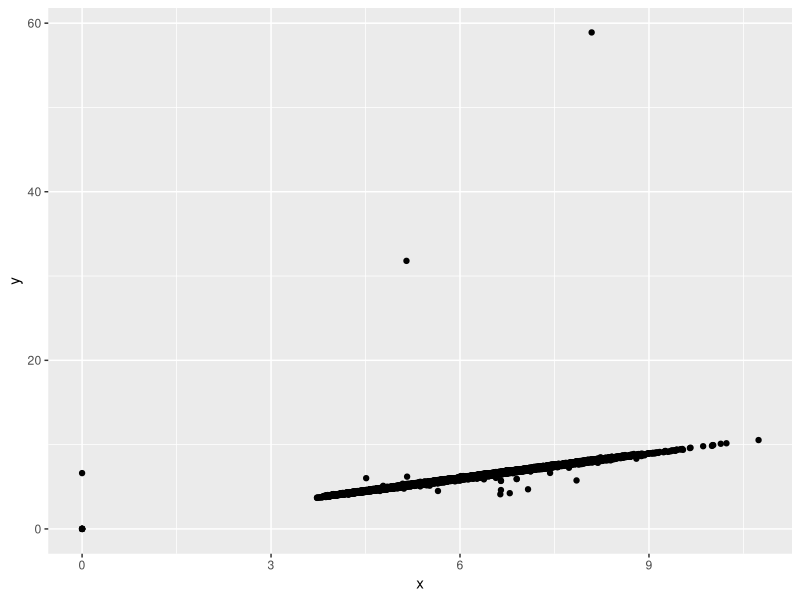
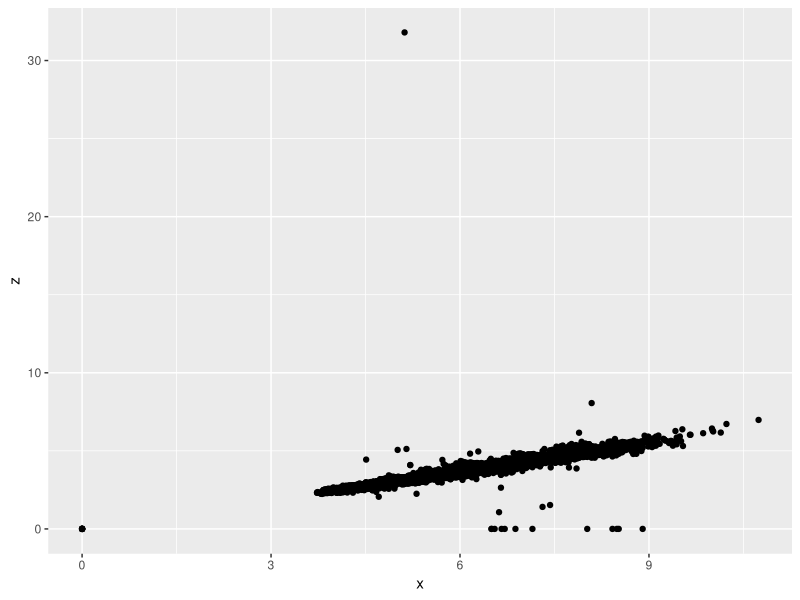
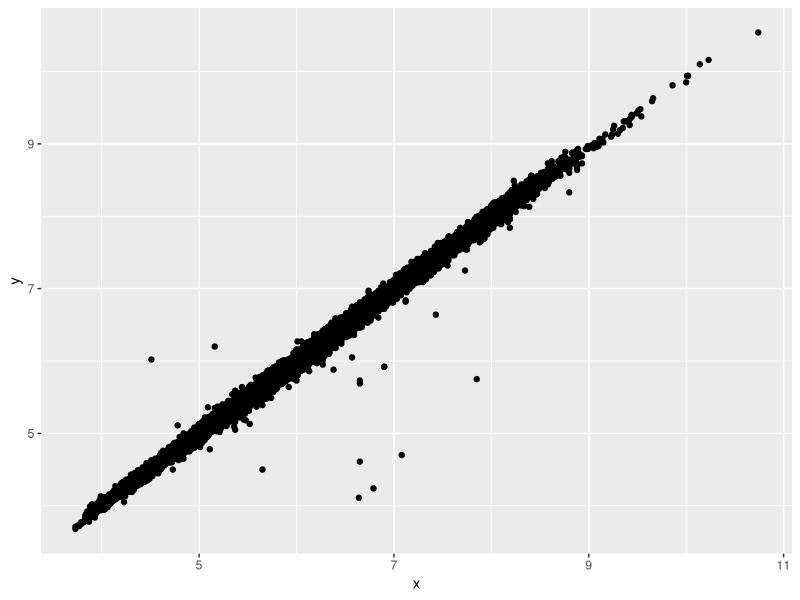
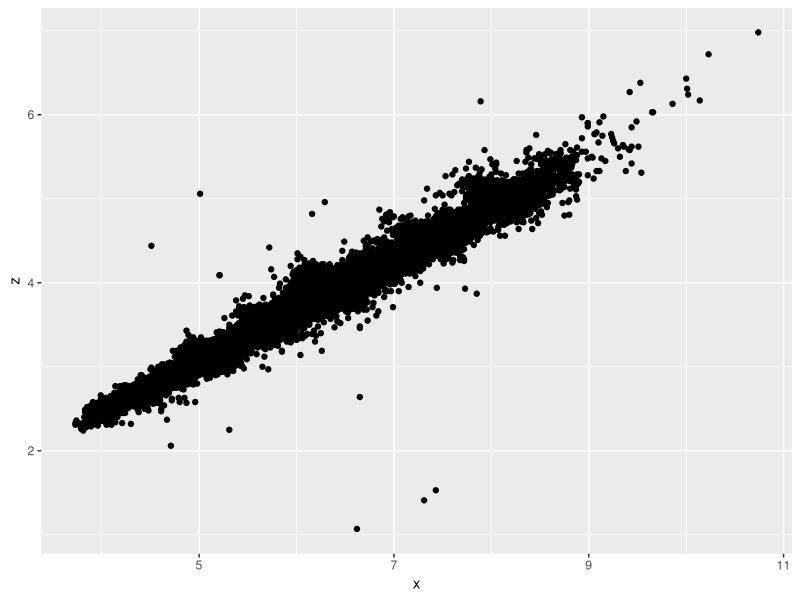

Write the R code that produced these figures, in order.
## ---- chunk 1
####
## script for homework5: data wrangling
library(tidyverse)
head(diamonds)
count_cut<- diamonds %>% 
  group_by(cut) %>%
  summarise(count = n())
head (count_cut)
## ---- chunk 2
#sampling for 1% fraction
sample_diamond <- sample_frac(diamonds, 0.01)
head(sample_diamond)
## ---- chunk 3
# largest_diamonds only
largest_diamond <- diamonds %>%
  group_by(clarity) %>%
  slice_max(order_by = carat, n = 100, with_ties = FALSE) %>%
  summarise(mean_size = mean(carat))
print(largest_diamond)
## ---- chunk 4
#Scatter plots
#plots of x and y
head(diamonds)
ggplot(data = diamonds) +
  geom_point(mapping = aes(x = x, y = y))

#plots of x and z

head(diamonds)
ggplot(data = diamonds) +
  geom_point(mapping = aes(x = x, y = z))
## ---- chunk 5
# filter strange datapoints

diamonds_filter <- diamonds %>% # diamond_filter is the new data_frame
  filter(x>=3) %>%
  filter(z>1 & z<30) %>%
  filter(y>1 & y<30)
# Plot of x and y
head(diamonds_filter)
ggplot(data = diamonds_filter) +
  geom_point(mapping = aes(x = x, y = y))
# Plot of x and z
head(diamonds_filter)
ggplot(data = diamonds_filter) +
  geom_point(mapping = aes(x = x, y = z))


  


